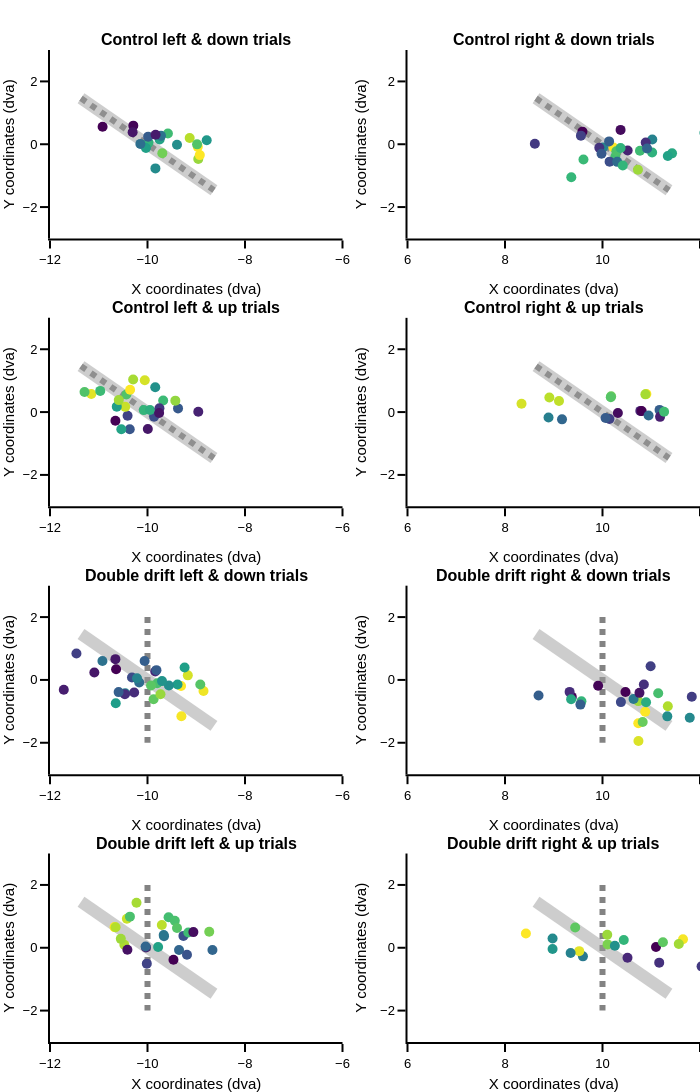

Notebook cell for this chart:
### Code cell
# figure specific settings
subplot_titles = ('<b>Control left & down trials<b>', '<b>Control right & down trials<b>',
                  '<b>Control left & up trials<b>', '<b>Control right & up trials<b>',
                  '<b>Double drift left & down trials<b>', '<b>Double drift right & down trials<b>',
                  '<b>Double drift left & up trials<b>', '<b>Double drift right & up trials<b>')

# subplot settings

rows, cols = 4, 2
leg_mergin = 0
fig_height, fig_width = 350*rows, 350*cols+leg_mergin
column_widths,row_heights = [1,1],[1,1,1,1]
sb_specs = [[{},{}], [{},{}], [{},{}], [{},{}]]
fig = make_subplots(rows=rows, cols=cols, print_grid=False, vertical_spacing=0.08, horizontal_spacing=0.1, 
                    column_widths=column_widths, row_heights=row_heights, subplot_titles=subplot_titles)

sds = ['Left saccades', 'Right saccades']
sd_cols = [colors_panel[1], colors_panel[7]]

x_legend = 1.05
y_legend_step = 0.03
y_legend_sd = 0.97
rad_leg = 0.016
color_scale = 'Viridis'

# Perceived path
gabor_path, gabor_steps = 4, 10
df_cond = df_all.loc[(df_all.main_sac_trial == 1)]
for col in np.arange(cols):
    if col == 0: ctr_ext_motion = [-10, 0]
    elif col == 1: ctr_ext_motion = [10, 0]
    for row in np.arange(rows):
        if row == 0: ext_motion_ori = df_cond.ext_mot_ori.mean()
        elif row == 1: ext_motion_ori = df_cond.ext_mot_ori.mean()
        elif row == 2: ext_motion_ori = 0
        elif row == 3: ext_motion_ori = 0
        amp_from_ctr = np.linspace(-gabor_path/2, gabor_path/2, gabor_steps);
        gabor_ctrs = [ctr_ext_motion[0] + amp_from_ctr * np.cos(np.deg2rad(ext_motion_ori+90)), 
                      ctr_ext_motion[1] + amp_from_ctr * -np.sin(np.deg2rad(ext_motion_ori+90))]
        fig.append_trace(go.Scatter(x=gabor_ctrs[0], y=gabor_ctrs[1], mode='lines', marker_color='rgba(100, 100, 100, 0.8)', 
                                    line_width=6, line_dash='dot'), row=row+1, col=col+1)
     
# # Show Physical gabor path
for col in np.arange(cols):
    if col == 0: ctr_ext_motion = [-10, 0]
    elif col == 1: ctr_ext_motion = [10, 0]
    for row in np.arange(rows):
        if row == 0: ext_motion_ori = df_cond.ext_mot_ori.mean()
        elif row == 1: ext_motion_ori = df_cond.ext_mot_ori.mean()
        elif row == 2: ext_motion_ori = df_cond.ext_mot_ori.mean()
        elif row == 3: ext_motion_ori = df_cond.ext_mot_ori.mean()
        amp_from_ctr = np.linspace(-gabor_path/2, gabor_path/2, gabor_steps);
        gabor_ctrs = [ctr_ext_motion[0] + amp_from_ctr * np.cos(np.deg2rad(ext_motion_ori+90)), 
                      ctr_ext_motion[1] + amp_from_ctr * -np.sin(np.deg2rad(ext_motion_ori+90))]
        fig.append_trace(go.Scatter(x=gabor_ctrs[0], y=gabor_ctrs[1], mode='lines', marker_color='rgba(155, 155, 155, 0.5)', 
                                    line_width=12), row=row+1, col=col+1)

for row in np.arange(rows):
    if row == 0: trial_type, ext_mot_ver_dir = 1, 1
    elif row == 1: trial_type, ext_mot_ver_dir = 1, 2
    elif row == 2: trial_type, ext_mot_ver_dir = 2, 1
    elif row == 3: trial_type, ext_mot_ver_dir = 2, 2

    for sd_num, sd in enumerate(sds):

        df_cond = df_all.loc[(df_all.main_sac_trial == 1) & (df_all.ext_mot_pos == sd_num+1) 
                              & (df_all.trial_type == trial_type) & (df_all.ext_mot_ver_dir==ext_mot_ver_dir)]
        x = df_cond['sac_x_offset_trial']
        y = df_cond['sac_y_offset_trial']
        z = df_cond['sac_onset_gabor_path_prct']

        fig.append_trace(go.Scatter(x=x, y=y, name=sd, mode='markers',
                                    marker_color=z, marker_colorscale=color_scale, marker_showscale=False,
                                    marker_size=10, marker_opacity=1, marker_symbol='circle'), 
                                    row=row+1, col=sd_num+1)
        
# axes settings
for row in np.arange(rows):
    for col in np.arange(cols):
        if col==0: x_range = [-12,-6]
        else: x_range = [6,12]
        fig.update_xaxes(visible=True, ticklen=8, linewidth=template_specs['axes_width'], range=x_range, title='X coordinates (dva)', row=row+1, col=col+1)
        fig.update_yaxes(visible=True, ticklen=8, linewidth=template_specs['axes_width'], range=[-3,3], title='Y coordinates (dva)',row=row+1, col=col+1)
    
fig.layout.update(template=fig_template, width=fig_width, height=fig_height, margin_l=50, 
                  margin_r=leg_mergin, margin_t=50, margin_b=50, showlegend=False)
fig.show()
if not os.path.exists(fig_dir):os.mkdir(fig_dir)
fig.write_image('{}/{}_saccade_correlation_all.pdf'.format(fig_dir, subject))

### Figure 1 — Plotly figure (JSON) as saved in the notebook; plotly's stock layout.template omitted (floating-point values rounded to 4 significant figures)
{"data": [{"line": {"dash": "dot", "width": 6}, "marker": {"color": "rgba(100, 100, 100, 0.8)"}, "mode": "lines", "type": "scatter", "x": [-11.36, -11.06, -10.76, -10.45, -10.15, -9.848, -9.545, -9.242, -8.939, -8.636], "xaxis": "x", "y": [1.463, 1.138, 0.8129, 0.4877, 0.1626, -0.1626, -0.4877, -0.8129, -1.138, -1.463], "yaxis": "y"}, {"line": {"dash": "dot", "width": 6}, "marker": {"color": "rgba(100, 100, 100, 0.8)"}, "mode": "lines", "type": "scatter", "x": [-11.36, -11.06, -10.76, -10.45, -10.15, -9.848, -9.545, -9.242, -8.939, -8.636], "xaxis": "x3", "y": [1.463, 1.138, 0.8129, 0.4877, 0.1626, -0.1626, -0.4877, -0.8129, -1.138, -1.463], "yaxis": "y3"}, {"line": {"dash": "dot", "width": 6}, "marker": {"color": "rgba(100, 100, 100, 0.8)"}, "mode": "lines", "type": "scatter", "x": [-10.0, -10.0, -10.0, -10.0, -10.0, -10.0, -10.0, -10.0, -10.0, -10.0], "xaxis": "x5", "y": [2.0, 1.556, 1.111, 0.6667, 0.2222, -0.2222, -0.6667, -1.111, -1.556, -2.0], "yaxis": "y5"}, {"line": {"dash": "dot", "width": 6}, "marker": {"color": "rgba(100, 100, 100, 0.8)"}, "mode": "lines", "type": "scatter", "x": [-10.0, -10.0, -10.0, -10.0, -10.0, -10.0, -10.0, -10.0, -10.0, -10.0], "xaxis": "x7", "y": [2.0, 1.556, 1.111, 0.6667, 0.2222, -0.2222, -0.6667, -1.111, -1.556, -2.0], "yaxis": "y7"}, {"line": {"dash": "dot", "width": 6}, "marker": {"color": "rgba(100, 100, 100, 0.8)"}, "mode": "lines", "type": "scatter", "x": [8.636, 8.939, 9.242, 9.545, 9.848, 10.15, 10.45, 10.76, 11.06, 11.36], "xaxis": "x2", "y": [1.463, 1.138, 0.8129, 0.4877, 0.1626, -0.1626, -0.4877, -0.8129, -1.138, -1.463], "yaxis": "y2"}, {"line": {"dash": "dot", "width": 6}, "marker": {"color": "rgba(100, 100, 100, 0.8)"}, "mode": "lines", "type": "scatter", "x": [8.636, 8.939, 9.242, 9.545, 9.848, 10.15, 10.45, 10.76, 11.06, 11.36], "xaxis": "x4", "y": [1.463, 1.138, 0.8129, 0.4877, 0.1626, -0.1626, -0.4877, -0.8129, -1.138, -1.463], "yaxis": "y4"}, {"line": {"dash": "dot", "width": 6}, "marker": {"color": "rgba(100, 100, 100, 0.8)"}, "mode": "lines", "type": "scatter", "x": [10.0, 10.0, 10.0, 10.0, 10.0, 10.0, 10.0, 10.0, 10.0, 10.0], "xaxis": "x6", "y": [2.0, 1.556, 1.111, 0.6667, 0.2222, -0.2222, -0.6667, -1.111, -1.556, -2.0], "yaxis": "y6"}, {"line": {"dash": "dot", "width": 6}, "marker": {"color": "rgba(100, 100, 100, 0.8)"}, "mode": "lines", "type": "scatter", "x": [10.0, 10.0, 10.0, 10.0, 10.0, 10.0, 10.0, 10.0, 10.0, 10.0], "xaxis": "x8", "y": [2.0, 1.556, 1.111, 0.6667, 0.2222, -0.2222, -0.6667, -1.111, -1.556, -2.0], "yaxis": "y8"}, {"line": {"width": 12}, "marker": {"color": "rgba(155, 155, 155, 0.5)"}, "mode": "lines", "type": "scatter", "x": [-11.36, -11.06, -10.76, -10.45, -10.15, -9.848, -9.545, -9.242, -8.939, -8.636], "xaxis": "x", "y": [1.463, 1.138, 0.8129, 0.4877, 0.1626, -0.1626, -0.4877, -0.8129, -1.138, -1.463], "yaxis": "y"}, {"line": {"width": 12}, "marker": {"color": "rgba(155, 155, 155, 0.5)"}, "mode": "lines", "type": "scatter", "x": [-11.36, -11.06, -10.76, -10.45, -10.15, -9.848, -9.545, -9.242, -8.939, -8.636], "xaxis": "x3", "y": [1.463, 1.138, 0.8129, 0.4877, 0.1626, -0.1626, -0.4877, -0.8129, -1.138, -1.463], "yaxis": "y3"}, {"line": {"width": 12}, "marker": {"color": "rgba(155, 155, 155, 0.5)"}, "mode": "lines", "type": "scatter", "x": [-11.36, -11.06, -10.76, -10.45, -10.15, -9.848, -9.545, -9.242, -8.939, -8.636], "xaxis": "x5", "y": [1.463, 1.138, 0.8129, 0.4877, 0.1626, -0.1626, -0.4877, -0.8129, -1.138, -1.463], "yaxis": "y5"}, {"line": {"width": 12}, "marker": {"color": "rgba(155, 155, 155, 0.5)"}, "mode": "lines", "type": "scatter", "x": [-11.36, -11.06, -10.76, -10.45, -10.15, -9.848, -9.545, -9.242, -8.939, -8.636], "xaxis": "x7", "y": [1.463, 1.138, 0.8129, 0.4877, 0.1626, -0.1626, -0.4877, -0.8129, -1.138, -1.463], "yaxis": "y7"}, {"line": {"width": 12}, "marker": {"color": "rgba(155, 155, 155, 0.5)"}, "mode": "lines", "type": "scatter", "x": [8.636, 8.939, 9.242, 9.545, 9.848, 10.15, 10.45, 10.76, 11.06, 11.36], "xaxis": "x2", "y": [1.463, 1.138, 0.8129, 0.4877, 0.1626, -0.1626, -0.4877, -0.8129, -1.138, -1.463], "yaxis": "y2"}, {"line": {"width": 12}, "marker": {"color": "rgba(155, 155, 155, 0.5)"}, "mode": "lines", "type": "scatter", "x": [8.636, 8.939, 9.242, 9.545, 9.848, 10.15, 10.45, 10.76, 11.06, 11.36], "xaxis": "x4", "y": [1.463, 1.138, 0.8129, 0.4877, 0.1626, -0.1626, -0.4877, -0.8129, -1.138, -1.463], "yaxis": "y4"}, {"line": {"width": 12}, "marker": {"color": "rgba(155, 155, 155, 0.5)"}, "mode": "lines", "type": "scatter", "x": [8.636, 8.939, 9.242, 9.545, 9.848, 10.15, 10.45, 10.76, 11.06, 11.36], "xaxis": "x6", "y": [1.463, 1.138, 0.8129, 0.4877, 0.1626, -0.1626, -0.4877, -0.8129, -1.138, -1.463], "yaxis": "y6"}, {"line": {"width": 12}, "marker": {"color": "rgba(155, 155, 155, 0.5)"}, "mode": "lines", "type": "scatter", "x": [8.636, 8.939, 9.242, 9.545, 9.848, 10.15, 10.45, 10.76, 11.06, 11.36], "xaxis": "x8", "y": [1.463, 1.138, 0.8129, 0.4877, 0.1626, -0.1626, -0.4877, -0.8129, -1.138, -1.463], "yaxis": "y8"}, {"marker": {"color": [0.525, 0.6125, 0.6, 0.375, 0.6833, 0.7208, 0.625, 0.3792, 0.5417, 0.6667, 0.3958, 0.6458, 0.5708, 0.5, 0.575, 0.5583, 0.475, 0.7208, 0.5042, 0.4, 0.5458], "colorscale": [[0, "#440154"], [0.1111, "#482878"], [0.2222, "#3e4989"], [0.3333, "#31688e"], [0.4444, "#26828e"], [0.5556, "#1f9e89"], [0.6667, "#35b779"], [0.7778, "#6ece58"], [0.8889, "#b5de2b"], [1, "#fde725"]], "opacity": 1, "showscale": false, "size": 10, "symbol": "circle"}, "mode": "markers", "name": "Left saccades", "type": "scatter", "x": [-12.26, -9.582, -9.98, -10.92, -9.135, -8.969, -8.983, -10.29, -9.838, -8.958, -10.3, -9.696, -10.03, -10.15, -9.751, -8.785, -9.987, -8.927, -9.723, -9.834, -9.395], "xaxis": "x", "y": [0.3254, 0.3392, 0.05192, 0.5573, 0.1973, -0.08308, -0.003462, 0.5919, -0.7685, -0.4708, 0.3808, -0.2873, -0.1212, 0.01038, 0.1488, 0.1246, 0.2423, -0.3462, 0.2665, 0.3046, -0.01731], "yaxis": "y"}, {"marker": {"color": [0.7167, 0.7833, 0.6458, 0.3333, 0.6417, 0.5375, 0.3458, 0.4208, 0.6542, 0.5875, 0.5333, 0.6375, 0.65, 0.6208, 0.3958, 0.375, 0.7083, 0.4792, 0.4417, 0.4, 0.4917, 0.625, 0.6333, 0.4083, 0.4667, 0.6042, 0.5917, 0.4583, 0.55, 0.6292], "colorscale": [[0, "#440154"], [0.1111, "#482878"], [0.2222, "#3e4989"], [0.3333, "#31688e"], [0.4444, "#26828e"], [0.5556, "#1f9e89"], [0.6667, "#35b779"], [0.7778, "#6ece58"], [0.8889, "#b5de2b"], [1, "#fde725"]], "opacity": 1, "showscale": false, "size": 10, "symbol": "circle"}, "mode": "markers", "name": "Right saccades", "type": "scatter", "x": [10.73, 10.23, 10.26, 9.588, 10.77, 10.01, 10.37, 9.557, 10.28, 12.09, 11.02, 9.609, 13.23, 11.02, 10.89, 10.52, 12.42, 10.91, 10.15, 9.935, 10.3, 10.37, 9.36, 8.612, 10.14, 11.43, 11.34, 9.98, 12.68, 10.42], "xaxis": "x2", "y": [-0.8135, -0.1038, -0.3981, 0.4015, -0.2077, -0.1004, 0.4569, 0.2735, -0.2215, 0.3635, 0.1488, -0.4846, -0.6681, -0.2631, 0.05192, -0.1973, -1.326, -0.135, -0.5538, -0.1142, -0.5608, -0.1212, -1.049, 0.01731, 0.09, -0.2908, -0.3738, -0.3012, -0.6923, -0.6785], "yaxis": "y2"}, {"marker": {"color": [0.6125, 0.6042, 0.6292, 0.375, 0.4333, 0.725, 0.4167, 0.5917, 0.3375, 0.3583, 0.6125, 0.6875, 0.6292, 0.7167, 0.5417, 0.4, 0.45, 0.7417, 0.7083, 0.4458, 0.3625, 0.5708, 0.675, 0.5625, 0.6833, 0.3583], "colorscale": [[0, "#440154"], [0.1111, "#482878"], [0.2222, "#3e4989"], [0.3333, "#31688e"], [0.4444, "#26828e"], [0.5556, "#1f9e89"], [0.6667, "#35b779"], [0.7778, "#6ece58"], [0.8889, "#b5de2b"], [1, "#fde725"]], "opacity": 1, "showscale": false, "size": 10, "symbol": "circle"}, "mode": "markers", "name": "Left saccades", "type": "scatter", "x": [-9.678, -10.08, -10.43, -8.958, -9.865, -11.15, -10.41, -9.948, -10.66, -12.17, -10.97, -10.29, -11.29, -10.06, -9.841, -9.755, -9.374, -10.36, -10.46, -10.36, -9.993, -10.54, -9.429, -10.63, -10.59, -9.762], "xaxis": "x3", "y": [0.3704, 0.06231, 0.5573, 0.01038, -0.1454, 0.5746, -0.1177, 0.06577, -0.2769, 0.4119, 0.675, 1.035, 0.6404, 1.014, 0.7892, 0.1212, 0.1177, 0.7096, 0.1662, -0.5469, -0.54, -0.5469, 0.3635, 0.1731, 0.3808, -0.03115], "yaxis": "y3"}, {"marker": {"color": [0.7292, 0.375, 0.4042, 0.4958, 0.4417, 0.4792, 0.7667, 0.7125, 0.3625, 0.7417, 0.675, 0.5375, 0.6583, 0.4833, 0.5625, 0.725, 0.3958, 0.575, 0.6417, 0.5, 0.3833], "colorscale": [[0, "#440154"], [0.1111, "#482878"], [0.2222, "#3e4989"], [0.3333, "#31688e"], [0.4444, "#26828e"], [0.5556, "#1f9e89"], [0.6667, "#35b779"], [0.7778, "#6ece58"], [0.8889, "#b5de2b"], [1, "#fde725"]], "opacity": 1, "showscale": false, "size": 10, "symbol": "circle"}, "mode": "markers", "name": "Right saccades", "type": "scatter", "x": [9.107, 10.32, 10.78, 9.17, 10.14, 10.06, 10.9, 10.88, 10.8, 8.339, 10.18, 8.893, 10.17, 11.17, 13.0, 8.91, 11.18, 13.12, 11.26, 10.95, 12.6], "xaxis": "x4", "y": [0.3531, -0.03115, 0.03808, -0.2319, -0.2215, -0.1904, 0.5781, 0.5642, 0.03115, 0.2665, 0.5054, -0.1731, 0.4742, 0.06923, -0.003462, 0.4638, -0.1523, -0.3219, 0.01038, -0.1108, -0.63], "yaxis": "y4"}, {"marker": {"color": [0.5167, 0.7167, 0.4833, 0.4333, 0.3417, 0.4917, 0.5667, 0.4625, 0.3833, 0.625, 0.5625, 0.3958, 0.7375, 0.7417, 0.6417, 0.375, 0.3917, 0.4625, 0.5625, 0.6792, 0.6375, 0.4167, 0.3667, 0.3667, 0.5375, 0.7333, 0.5208, 0.6333, 0.4583, 0.5458], "colorscale": [[0, "#440154"], [0.1111, "#482878"], [0.2222, "#3e4989"], [0.3333, "#31688e"], [0.4444, "#26828e"], [0.5556, "#1f9e89"], [0.6667, "#35b779"], [0.7778, "#6ece58"], [0.8889, "#b5de2b"], [1, "#fde725"]], "opacity": 1, "showscale": false, "size": 10, "symbol": "circle"}, "mode": "markers", "name": "Left saccades", "type": "scatter", "x": [-10.46, -9.173, -10.17, -10.32, -10.64, -10.92, -9.239, -10.06, -9.841, -9.8, -10.65, -10.46, -9.305, -9.312, -9.876, -11.72, -10.27, -10.59, -9.384, -9.734, -9.928, -11.46, -10.66, -11.09, -9.561, -8.851, -10.21, -8.917, -9.817, -9.703], "xaxis": "x5", "y": [-0.4223, 0.1454, -0.08308, 0.07962, 0.3392, 0.6023, 0.3981, 0.6023, 0.27, -0.1073, -0.7442, -0.4569, -1.156, -0.1938, -0.6162, -0.3115, -0.3981, -0.3877, -0.1454, -0.4569, -0.1765, 0.8412, 0.6612, 0.2354, -0.18, -0.3531, 0.05538, -0.1454, 0.3115, -0.03808], "yaxis": "y5"}, {"marker": {"color": [0.55, 0.3625, 0.4292, 0.75, 0.475, 0.6167, 0.6917, 0.4333, 0.5417, 0.3625, 0.7042, 0.7292, 0.3583, 0.6333, 0.7375, 0.4083, 0.475, 0.5917, 0.6, 0.5167, 0.75, 0.6583, 0.3792, 0.4458, 0.4125], "colorscale": [[0, "#440154"], [0.1111, "#482878"], [0.2222, "#3e4989"], [0.3333, "#31688e"], [0.4444, "#26828e"], [0.5556, "#1f9e89"], [0.6667, "#35b779"], [0.7778, "#6ece58"], [0.8889, "#b5de2b"], [1, "#fde725"]], "opacity": 1, "showscale": false, "size": 10, "symbol": "circle"}, "mode": "markers", "name": "Right saccades", "type": "scatter", "x": [11.33, 9.37, 11.83, 10.88, 8.688, 9.568, 10.73, 10.99, 11.79, 9.91, 11.34, 10.74, 10.47, 11.14, 12.48, 9.325, 9.547, 9.357, 10.89, 10.64, 10.73, 10.82, 10.76, 10.38, 10.85], "xaxis": "x6", "y": [-1.16, -0.54, -0.5331, -1.014, -0.4985, -0.6819, -0.675, 0.4362, -1.205, -0.1869, -0.8377, -1.942, -0.3842, -0.4258, -2.195, -0.3808, -0.7858, -0.6162, -0.7131, -0.6058, -1.381, -1.34, -0.4119, -0.7062, -0.1454], "yaxis": "y6"}, {"marker": {"color": [0.7083, 0.7, 0.475, 0.725, 0.6375, 0.4125, 0.4, 0.5208, 0.7542, 0.7042, 0.7125, 0.6417, 0.3958, 0.6458, 0.6542, 0.4583, 0.5042, 0.5042, 0.4792, 0.5292, 0.3833, 0.5042, 0.675, 0.5958, 0.6458, 0.7167], "colorscale": [[0, "#440154"], [0.1111, "#482878"], [0.2222, "#3e4989"], [0.3333, "#31688e"], [0.4444, "#26828e"], [0.5556, "#1f9e89"], [0.6667, "#35b779"], [0.7778, "#6ece58"], [0.8889, "#b5de2b"], [1, "#fde725"]], "opacity": 1, "showscale": false, "size": 10, "symbol": "circle"}, "mode": "markers", "name": "Left saccades", "type": "scatter", "x": [-10.47, -10.55, -9.263, -10.42, -9.163, -10.03, -10.41, -9.661, -10.68, -10.23, -10.65, -9.568, -9.059, -9.44, -9.395, -10.01, -9.353, -10.04, -9.19, -9.668, -9.467, -8.668, -8.733, -9.782, -10.36, -9.706], "xaxis": "x7", "y": [0.09692, 0.2838, 0.3773, 0.9242, 0.4846, 0.01038, -0.06231, 0.3669, 0.6577, 1.433, 0.6508, 0.9692, 0.4985, 0.8585, 0.63, -0.5054, -0.07269, 0.04154, -0.225, 0.405, -0.3842, -0.07269, 0.5088, 0.02423, 0.99, 0.7235], "yaxis": "y7"}, {"marker": {"color": [0.5083, 0.3417, 0.65, 0.5583, 0.5375, 0.6708, 0.75, 0.3875, 0.7375, 0.4, 0.6917, 0.6125, 0.7542, 0.55, 0.6958, 0.525, 0.4125, 0.65], "colorscale": [[0, "#440154"], [0.1111, "#482878"], [0.2222, "#3e4989"], [0.3333, "#31688e"], [0.4444, "#26828e"], [0.5556, "#1f9e89"], [0.6667, "#35b779"], [0.7778, "#6ece58"], [0.8889, "#b5de2b"], [1, "#fde725"]], "opacity": 1, "showscale": false, "size": 10, "symbol": "circle"}, "mode": "markers", "name": "Right saccades", "type": "scatter", "x": [9.599, 11.1, 9.44, 8.976, 8.976, 10.1, 11.65, 10.51, 9.523, 11.16, 10.1, 10.44, 8.429, 10.25, 11.56, 9.346, 12.03, 11.24], "xaxis": "x8", "y": [-0.2735, 0.02423, 0.6438, -0.04154, 0.2942, 0.1073, 0.2735, -0.3185, -0.1073, -0.4742, 0.4154, 0.2458, 0.4535, 0.06231, 0.1177, -0.1662, -0.5919, 0.1731], "yaxis": "y8"}], "layout": {"annotations": [{"font": {"size": 16}, "showarrow": false, "text": "<b>Control left & down trials<b>", "x": 0.225, "xanchor": "center", "xref": "paper", "y": 1, "yanchor": "bottom", "yref": "paper"}, {"font": {"size": 16}, "showarrow": false, "text": "<b>Control right & down trials<b>", "x": 0.775, "xanchor": "center", "xref": "paper", "y": 1, "yanchor": "bottom", "yref": "paper"}, {"font": {"size": 16}, "showarrow": false, "text": "<b>Control left & up trials<b>", "x": 0.225, "xanchor": "center", "xref": "paper", "y": 0.73, "yanchor": "bottom", "yref": "paper"}, {"font": {"size": 16}, "showarrow": false, "text": "<b>Control right & up trials<b>", "x": 0.775, "xanchor": "center", "xref": "paper", "y": 0.73, "yanchor": "bottom", "yref": "paper"}, {"font": {"size": 16}, "showarrow": false, "text": "<b>Double drift left & down trials<b>", "x": 0.225, "xanchor": "center", "xref": "paper", "y": 0.46, "yanchor": "bottom", "yref": "paper"}, {"font": {"size": 16}, "showarrow": false, "text": "<b>Double drift right & down trials<b>", "x": 0.775, "xanchor": "center", "xref": "paper", "y": 0.46, "yanchor": "bottom", "yref": "paper"}, {"font": {"size": 16}, "showarrow": false, "text": "<b>Double drift left & up trials<b>", "x": 0.225, "xanchor": "center", "xref": "paper", "y": 0.19, "yanchor": "bottom", "yref": "paper"}, {"font": {"size": 16}, "showarrow": false, "text": "<b>Double drift right & up trials<b>", "x": 0.775, "xanchor": "center", "xref": "paper", "y": 0.19, "yanchor": "bottom", "yref": "paper"}], "height": 1400, "margin": {"b": 50, "l": 50, "r": 0, "t": 50}, "showlegend": false, "width": 700, "xaxis": {"anchor": "y", "domain": [0, 0.45], "linewidth": 2, "range": [-12, -6], "ticklen": 8, "title": {"text": "X coordinates (dva)"}, "visible": true}, "xaxis2": {"anchor": "y2", "domain": [0.55, 1], "linewidth": 2, "range": [6, 12], "ticklen": 8, "title": {"text": "X coordinates (dva)"}, "visible": true}, "xaxis3": {"anchor": "y3", "domain": [0, 0.45], "linewidth": 2, "range": [-12, -6], "ticklen": 8, "title": {"text": "X coordinates (dva)"}, "visible": true}, "xaxis4": {"anchor": "y4", "domain": [0.55, 1], "linewidth": 2, "range": [6, 12], "ticklen": 8, "title": {"text": "X coordinates (dva)"}, "visible": true}, "xaxis5": {"anchor": "y5", "domain": [0, 0.45], "linewidth": 2, "range": [-12, -6], "ticklen": 8, "title": {"text": "X coordinates (dva)"}, "visible": true}, "xaxis6": {"anchor": "y6", "domain": [0.55, 1], "linewidth": 2, "range": [6, 12], "ticklen": 8, "title": {"text": "X coordinates (dva)"}, "visible": true}, "xaxis7": {"anchor": "y7", "domain": [0, 0.45], "linewidth": 2, "range": [-12, -6], "ticklen": 8, "title": {"text": "X coordinates (dva)"}, "visible": true}, "xaxis8": {"anchor": "y8", "domain": [0.55, 1], "linewidth": 2, "range": [6, 12], "ticklen": 8, "title": {"text": "X coordinates (dva)"}, "visible": true}, "yaxis": {"anchor": "x", "domain": [0.81, 1], "linewidth": 2, "range": [-3, 3], "ticklen": 8, "title": {"text": "Y coordinates (dva)"}, "visible": true}, "yaxis2": {"anchor": "x2", "domain": [0.81, 1], "linewidth": 2, "range": [-3, 3], "ticklen": 8, "title": {"text": "Y coordinates (dva)"}, "visible": true}, "yaxis3": {"anchor": "x3", "domain": [0.54, 0.73], "linewidth": 2, "range": [-3, 3], "ticklen": 8, "title": {"text": "Y coordinates (dva)"}, "visible": true}, "yaxis4": {"anchor": "x4", "domain": [0.54, 0.73], "linewidth": 2, "range": [-3, 3], "ticklen": 8, "title": {"text": "Y coordinates (dva)"}, "visible": true}, "yaxis5": {"anchor": "x5", "domain": [0.27, 0.46], "linewidth": 2, "range": [-3, 3], "ticklen": 8, "title": {"text": "Y coordinates (dva)"}, "visible": true}, "yaxis6": {"anchor": "x6", "domain": [0.27, 0.46], "linewidth": 2, "range": [-3, 3], "ticklen": 8, "title": {"text": "Y coordinates (dva)"}, "visible": true}, "yaxis7": {"anchor": "x7", "domain": [0, 0.19], "linewidth": 2, "range": [-3, 3], "ticklen": 8, "title": {"text": "Y coordinates (dva)"}, "visible": true}, "yaxis8": {"anchor": "x8", "domain": [0, 0.19], "linewidth": 2, "range": [-3, 3], "ticklen": 8, "title": {"text": "Y coordinates (dva)"}, "visible": true}}}
